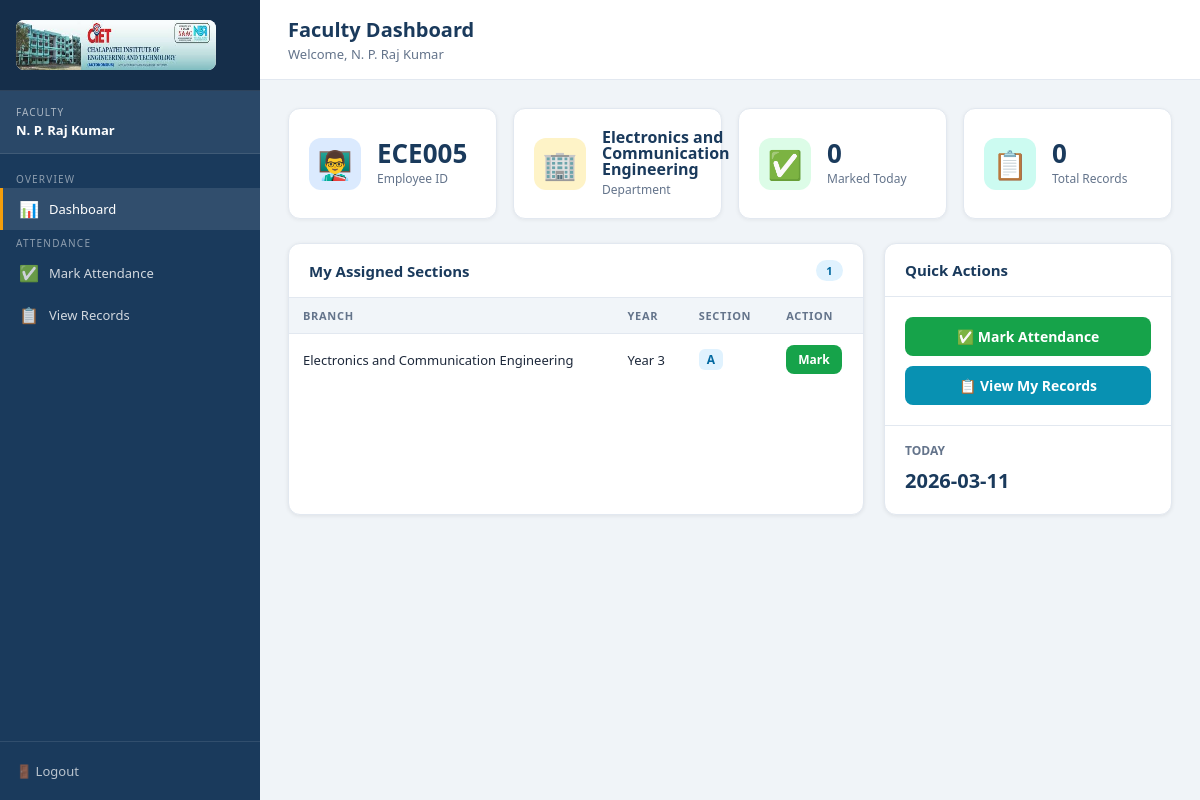
The app's page /faculty/dashboard (signed in) with its own data.
### tables this page shows
CREATE TABLE faculty_profiles (
    id INTEGER PRIMARY KEY AUTOINCREMENT,
    user_id INTEGER UNIQUE NOT NULL,
    department_id INTEGER,
    name TEXT NOT NULL,
    employee_id TEXT UNIQUE NOT NULL,
    FOREIGN KEY(user_id) REFERENCES users(id) ON DELETE CASCADE,
    FOREIGN KEY(department_id) REFERENCES departments(id) ON DELETE SET NULL
);

CREATE TABLE departments (
    id INTEGER PRIMARY KEY AUTOINCREMENT,
    name TEXT UNIQUE NOT NULL
);

CREATE TABLE sections (
    id INTEGER PRIMARY KEY AUTOINCREMENT,
    branch_id INTEGER NOT NULL,
    year_id INTEGER NOT NULL,
    name TEXT NOT NULL,
    UNIQUE(branch_id, year_id, name),
    FOREIGN KEY(branch_id) REFERENCES departments(id) ON DELETE CASCADE,
    FOREIGN KEY(year_id) REFERENCES years(id) ON DELETE CASCADE
);

### routes/faculty.py (the view)
@faculty_bp.route('/dashboard')
@faculty_required
def dashboard():
    db = get_db()
    faculty_id = session.get('faculty_id')
    fp = db.execute(
        '''SELECT fp.*, d.name as dept_name
           FROM faculty_profiles fp
           LEFT JOIN departments d ON fp.department_id = d.id
           WHERE fp.id = ?''', (faculty_id, )).fetchone()
    assignments = db.execute(
        '''SELECT DISTINCT sec.id, d.name as branch_name,
                  y.year_number, sec.name as section_name
           FROM timetable t
           JOIN sections sec ON t.section_id = sec.id
           JOIN departments d ON sec.branch_id = d.id
           JOIN years y ON sec.year_id = y.id
           WHERE t.faculty_id = ?
           ORDER BY d.name, y.year_number, sec.name''',
        (faculty_id, )).fetchall()
    today_count = db.execute(
        "SELECT COUNT(*) FROM attendance WHERE faculty_id=? AND date=?",
        (faculty_id, date.today().isoformat())).fetchone()[0]
    total_count = db.execute(
        "SELECT COUNT(*) FROM attendance WHERE faculty_id=?",
        (faculty_id, )).fetchone()[0]
    db.close()
    return render_template('faculty/dashboard.html',
                           faculty=fp,
                           assignments=assignments,
                           today_count=today_count,
                           total_count=total_count,
                           today=date.today().isoformat())

### routes/faculty.py (called while the page is built)
def get_db():
    conn = sqlite3.connect(current_app.config['DB_PATH'])
    conn.row_factory = sqlite3.Row
    conn.execute("PRAGMA foreign_keys = ON")
    return conn

def faculty_required(f):
    @wraps(f)
    def decorated(*args, **kwargs):
        if session.get('role') != 'faculty':
            flash('Access denied. Faculty login required.', 'danger')
            return redirect(url_for('faculty.login'))
        return f(*args, **kwargs)
    return decorated

### templates/faculty/dashboard.html (shortened to what this page needs)
{% extends 'base.html' %}
{% block page_title %}Faculty Dashboard{% endblock %}
{% block page_subtitle %}Welcome, {{ faculty.name if faculty else session.username }}{% endblock %}
{% block sidebar %}
<span class="nav-section-title">Overview</span>
<a href="{{ url_for('faculty.dashboard') }}" class="active"><span class="nav-icon">📊</span> Dashboard</a>
<span class="nav-section-title">Attendance</span>
<a href="{{ url_for('faculty.mark_attendance') }}"><span class="nav-icon">✅</span> Mark Attendance</a>
<a href="{{ url_for('faculty.view_attendance') }}"><span class="nav-icon">📋</span> View Records</a>
{% endblock %}
{% block sidebar_footer %}<a href="{{ url_for('faculty.logout') }}">🚪 Logout</a>{% endblock %}
{% block content %}
{% if faculty %}
<div class="stats-grid">
    <div class="stat-card">
        <div class="stat-icon blue">👨‍🏫</div>
        <div class="stat-info">
            <div class="stat-value">{{ faculty.employee_id }}</div>
            <div class="stat-label">Employee ID</div>
        </div>
    </div>
    <div class="stat-card">
        <div class="stat-icon orange">🏢</div>
        <div class="stat-info">
            <div class="stat-value" style="font-size:16px;">{{ faculty.dept_name or 'N/A' }}</div>
            <div class="stat-label">Department</div>
        </div>
    </div>
    <div class="stat-card">
        <div class="stat-icon green">✅</div>
        <div class="stat-info">
            <div class="stat-value">{{ today_count }}</div>
            <div class="stat-label">Marked Today</div>
        </div>
    </div>
    <div class="stat-card">
        <div class="stat-icon teal">📋</div>
        <div class="stat-info">
            <div class="stat-value">{{ total_count }}</div>
            <div class="stat-label">Total Records</div>
        </div>
    </div>
</div>
{% endif %}
<div style="display:grid;grid-template-columns:2fr 1fr;gap:20px;">
    <div class="card">
        <div class="card-header">
            <div class="card-title">My Assigned Sections</div>
            <span class="badge badge-info">{{ assignments|length }}</span>
        </div>
        <div class="table-wrapper">
            <table>
                <thead>
                    <tr><th>Branch</th><th>Year</th><th>Section</th><th>Action</th></tr>
                </thead>
                <tbody>
                    {% for a in assignments %}
                    <tr>
                        <td>{{ a.branch_name }}</td>
                        <td>Year {{ a.year_number }}</td>
                        <td><span class="section-label">{{ a.section_name }}</span></td>
                        <td>
                            <a href="{{ url_for('faculty.mark_attendance', section_id=a.id) }}" class="btn btn-success btn-sm">Mark</a>
                        </td>
                    </tr>
                    {% else %}
                    <tr><td colspan="4"><div class="empty-state"><div class="empty-icon">📐</div><p>No sections assigned yet. Contact admin.</p></div></td></tr>
                    {% endfor %}
                </tbody>
            </table>
        </div>
    </div>
    <div class="card">
        <div class="card-header"><div class="card-title">Quick Actions</div></div>
        <div class="card-body" style="display:flex;flex-direction:column;gap:10px;">
            <a href="{{ url_for('faculty.mark_attendance') }}" class="btn btn-success">✅ Mark Attendance</a>
            <a href="{{ url_for('faculty.view_attendance') }}" class="btn btn-info">📋 View My Records</a>
        </div>
        <div class="card-body" style="border-top:1px solid var(--border);padding-top:16px;">
            <div style="font-size:12px;color:var(--text-muted);margin-bottom:8px;font-weight:600;">TODAY</div>
            <div style="font-size:20px;font-weight:800;color:var(--primary);">{{ today }}</div>
        </div>
    </div>
</div>
{% endblock %}

### templates/base.html (shortened to what this page needs)
<!DOCTYPE html>
<html lang="en">
<head>
    <link rel="stylesheet" href="{{ url_for('static', filename='css/style.css') }}">
</head>
<body>
<div class="app-layout">
    <aside class="sidebar">
        <div class="sidebar-header">
            <div class="sidebar-logo">
                <img src="{{ url_for('static', filename='img/logo.png') }}" alt="Logo" onerror="this.style.display='none'">
            </div>
        </div>
        <div class="sidebar-user">
            <div class="user-role">{{ session.role | upper }}</div>
            <div class="user-name">{{ session.get('faculty_name') or session.get('student_name') or session.username }}</div>
        </div>
        <nav class="sidebar-nav">
            {% block sidebar %}{% endblock %}
        </nav>
        <div class="sidebar-footer">
            {% block sidebar_footer %}{% endblock %}
        </div>
    </aside>
    <div class="main-content">
        <div class="top-bar">
            <div style="display:flex; align-items:center; gap:12px;">
                <div>
                    <div class="page-title">{% block page_title %}Dashboard{% endblock %}</div>
                    <div class="page-subtitle">{% block page_subtitle %}{% endblock %}</div>
                </div>
            </div>
        </div>
        <div class="content-area">
            {% block content %}{% endblock %}
        </div>
    </div>
</div>
</body>
</html>

### records on screen
faculty_profiles: name "N. P. Raj Kumar", employee_id "ECE005"
departments: name "Electronics and Communication Engineering"
sections: branch_name "Electronics and Communication Engineering", year_number "3", section_name "A"

### other values on screen
{{ session.role | upper }} "FACULTY"
{{ today_count }} "0"
{{ total_count }} "0"
{{ assignments|length }} "1"
